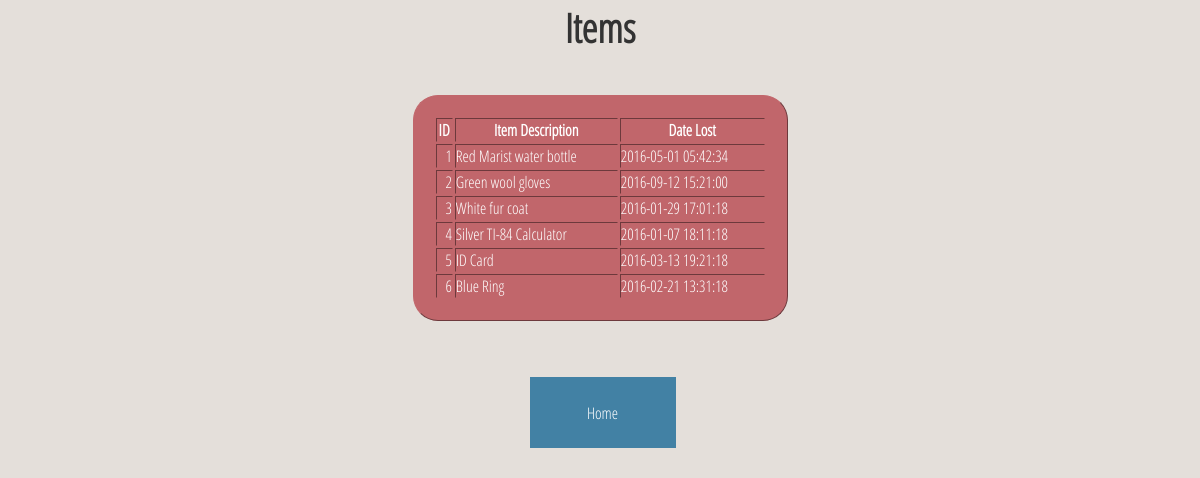
/localweb/quicklinks.php, run on the app's committed database.
### tables this page shows
CREATE TABLE IF NOT EXISTS stuff 
(
id int   AUTO_INCREMENT PRIMARY KEY,

locations_id INT NOT NULL,
description TEXT,
create_date DATETIME NOT NULL,
update_date DATETIME NOT NULL,
room TEXT,
owner TEXT,
finder TEXT,
status SET ("Found", "Lost", "Claimed") NOT NULL
);

### localweb/includes/search_helpers.php (the view, shortened to what this page needs)
<?php
function show_link_records($dbc){
require( 'includes/connect_db.php' ) ;
$query = 'SELECT  id, description, create_date FROM stuff ORDER BY id ASC' ;
$results = mysqli_query( $dbc , $query ) ;
if( $results )
{
  echo '<center><H1>Items</H1>' ;
  echo '<TABLE border="1">';
  echo '<TR>';
  echo '<TH>ID</TH>';
  echo '<TH>Item Description</TH>';
  echo '<TH>Date Lost</TH>';
  echo '</TR>';
  while ( $row = mysqli_fetch_array( $results , MYSQLI_ASSOC ) )
  {
	$alink = '<A HREF=quicklinks.php?id=' . $row['id']
 . '>' . $row['id'] . '</A>' ;
    echo '<TR>'  ;
	 echo '<TD ALIGN=right>' . $alink . '</TD>' ;
	echo '<TD>' . $row['description'] . '</TD>' ;
    echo '<TD>' . $row['create_date'] . '</TD>' ;
    echo '</TR>' ;
}
  echo '</TABLE></center>';
}
else
{
  echo '<p>' . mysqli_error( $dbc ) . '</p>'  ;
}
	}
?>

### localweb/quicklinks.php (shortened to what this page needs)
<!DOCTYPE html>
<html>
<link rel="stylesheet" type="text/css" href="limbo.css?version=36"/>
<?php
require( 'includes/connect_db.php' ) ;
require( 'includes/search_helpers.php' ) ;
show_link_records($dbc);
echo "<br> <br><center><a href='index.php'><button type='button'>Home</button></a></center>";
?>
</html>

### localweb/limbo.css (style rules this page uses)
h1 { color: black; }
table { background: #C1666B; padding: 20px; width: 375px; height: 100px; border-color: #C1666B; border-radius:25px; color: white; border-spacing:5; }
a:link, a:visited { color: white; text-decoration:none; }
* { margin: 0; padding: 0; -webkit-backface-visibility: hidden; -webkit-transition: all 0.5s; -moz-transition: all 0.5s; transition: all 0.5s; }
h1 { color: #333; font-family: Open Sans Condensed; font-size: 2.5em; text-align: center; margin-bottom: 40px; }
button { width: 100px; height: 100px; color: #E4DFDA; background-color: #3498db; font-family: Open Sans Condensed; text-decoration: none; font-size: 1.8em; border: 2px #ffffff solid; margin: 10px 0 0 5px; -webkit-transition: all 0.5s; -moz-transition: all 0.5s; transition: all 0.5s; }
button { width: 150px; height: 75px; color: #ffffff; background-color:#4281A4; font-family: Open Sans Condensed; text-decoration: none; font-size: 1.0em; border: 2px #E4DFDA solid; margin: 10px 0 0 5px; -webkit-transition: all 0.5s; -moz-transition: all 0.5s; transition: all 0.5s; }

### data on the page
stuff: id "1", description "Red Marist water bottle", create_date "2016-05-01 05:42:34"
stuff: id "2", description "Green wool gloves", create_date "2016-09-12 15:21:00"
stuff: id "3", description "White fur coat", create_date "2016-01-29 17:01:18"
stuff: id "4", description "Silver TI-84 Calculator", create_date "2016-01-07 18:11:18"
stuff: id "5", description "ID Card", create_date "2016-03-13 19:21:18"
stuff: id "6", description "Blue Ring", create_date "2016-02-21 13:31:18"
